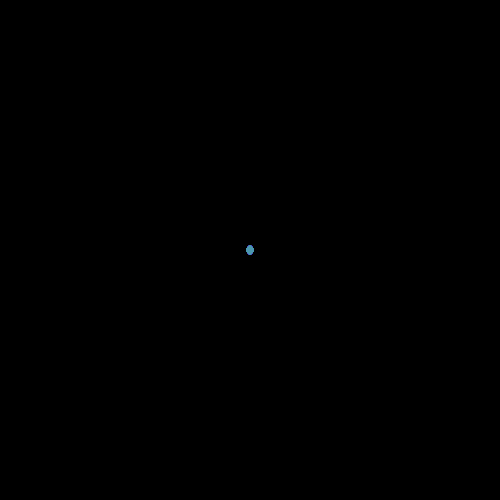
Frame 1 (no input)
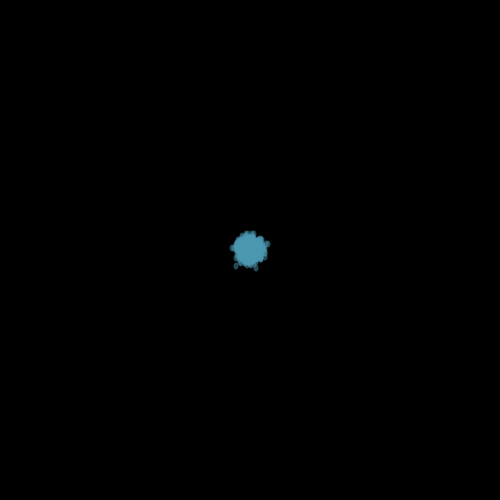
Frame 60 (the mouse pressed at the canvas centre just before this capture)
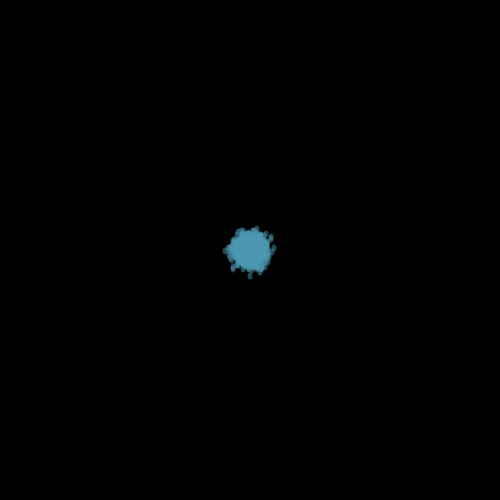
Frame 120 (the mouse held since frame 60 and released just before this capture)

The Processing sketch that drew these frames (run headless with seeded random() and noise(); from frame 60 on, the mouse is pressed at the canvas centre):

// Processing sketch: processing_116111
// ── processing_116111.pde

Particle[] particleArray = new Particle[1000];

void setup() {
  size(500,500);
  //size(1200, 700);
  for (int i = 0; i < 1000; i++) {
    //particleArray[i] = new Particle ((int)random(width),(int)random(height));
    particleArray[i] = new Particle (width/2, height/2);  
}
}

void draw() {
  background(0);

  for (int i = 0; i < 1000; i++) {
    particleArray[i].particleMove();
    particleArray[i].particleDisplay();
    particleArray[i].particleBright();
  }
}

class Particle {   
  int x;             
  int y;

  Particle(int tempX, int tempY) {       //constructor 
    x = tempX;
    y = tempY;
  }

  void particleDisplay() {   //function to that displays initial location of particle objects
    noStroke();
    fill(75, 150, 175, 125);
    ellipse(x, y, 5, 7);
  }
  void particleMove() {      //function that moves particle objects
    int choice = int(random(4));

    if (choice == 0) {         //particle objects move according random number generated before
      x = x + 1;
    } 
    else if (choice == 1) {
      x = x - 1;
    } 
    else if (choice == 2) {
      y = y + 1;
    } 
    else {
      y = y - 1;
    }
  }
  //add functionality: when mouse moves through particle objects, they are thrown out of the way with natural physics
  void particleBright() {
    if (keyPressed) {
      println("key is being pressed!");
    }
  }
}
